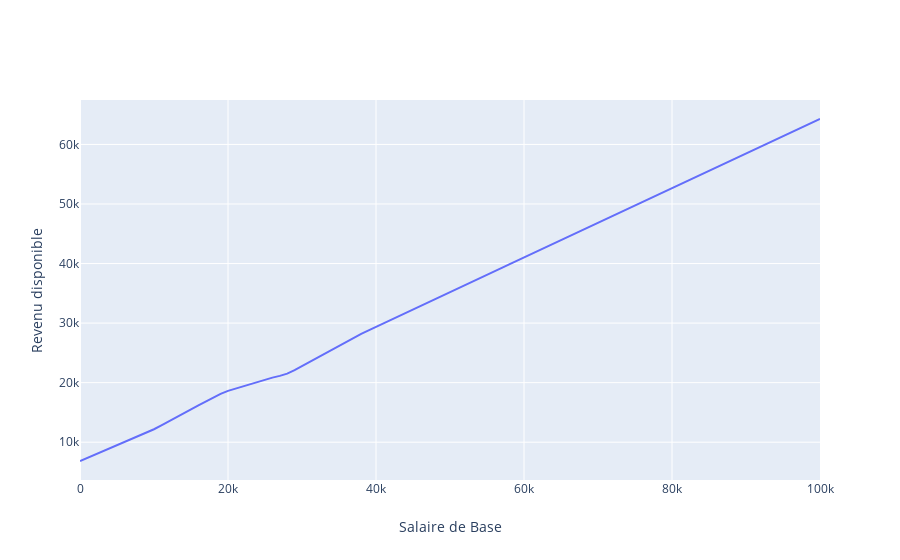

Notebook source saved alongside this figure:
### Markdown cell above
## Plot "Revenu disponible"

### Code cell
fig = go.Figure(
    data=go.Scatter(x=salaire_de_base_arr, y=revenu_disponible_arr),
    layout=go.Layout(xaxis_title="Salaire de Base", yaxis_title='Revenu disponible'),
)
fig.show()
